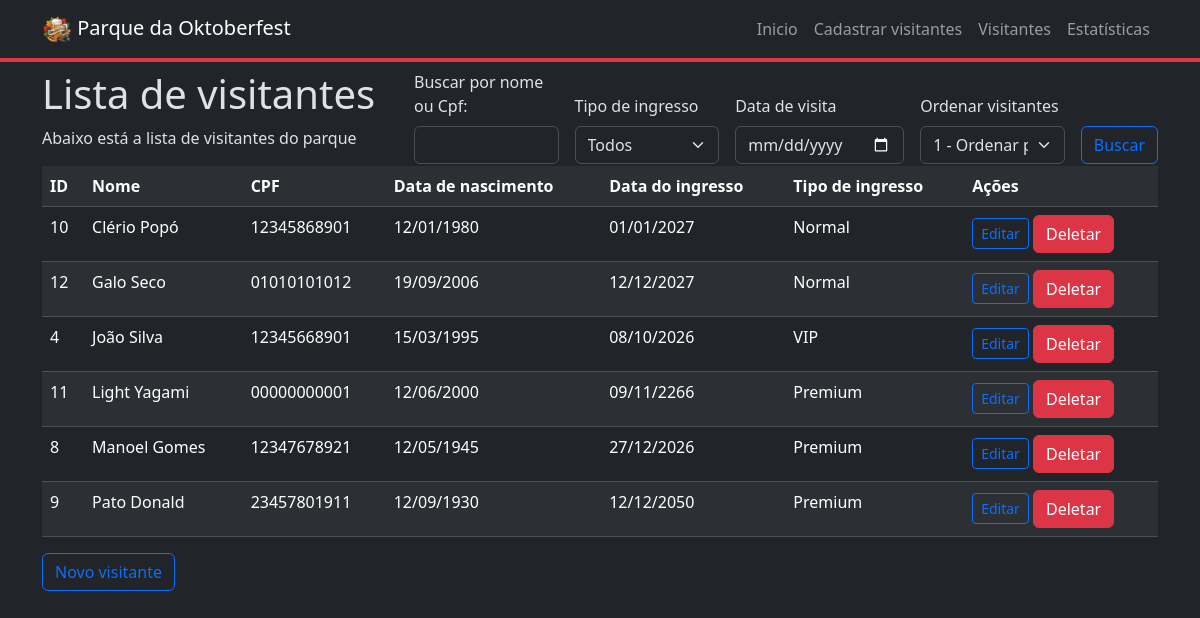
/visitors/, run on the app's committed database.
### app/models.py (models this page shows, shortened)
class Visitor(models.Model):
    first_name = models.CharField(max_length=100)
    last_name = models.CharField(max_length=100)
    cpf = models.CharField(max_length=11, unique=True)
    birth_date = models.DateField()
    ticket_date = models.DateField()
    ticket_type = models.IntegerField(choices=TicketType.choices)
    ticket_number = models.CharField(255)

### app/views.py (the view, shortened to what this page needs)
# urls.py: path('visitors/', views.visitors, name='visitors'),
def visitors(request):
    search = request.GET.get('name_or_cpf' , '')
    ticket_type = request.GET.get('ticket_type', '0')
    ticket_date = request.GET.get('ticket_date', '')
    ordering = request.GET.get('ordering', '1')
    if ordering not in {'1', '2'}:
        ordering = '1'
    visitors = Visitor.objects.all()
    visitors = visitors.filter(
        Q(first_name__icontains=search)
        | Q(last_name__icontains=search)
        | Q(cpf__contains=search)
    )
    valid_types = {str(value) for value in TicketType.values}
    ticket_type_int = int(ticket_type)
    if ticket_type in valid_types:
       visitors = visitors.filter(ticket_type=ticket_type_int)
    if ordering == '2':
        today = timezone.localdate()
        visitors = sorted(
            visitors,
            key=lambda visitor: (
                today.year - visitor.birth_date.year
                - ((today.month, today.day) < (visitor.birth_date.month, visitor.birth_date.day)),
                visitor.first_name.casefold(),
                visitor.last_name.casefold(),
            ),
        )
    else:
        visitors = visitors.order_by('first_name', 'last_name')
    response = {
        'visitors': visitors,
        'search': search,
        'ticket_type': ticket_type_int,
        'ticket_date': ticket_date,
        'ordering': int(ordering),
    }
    return render(request, 'visitors.html', response)

### app/templates/visitors.html (shortened to what this page needs)
{% extends 'base.html' %}
{% block content %}
<div>
  <div class="d-flex">
    <div class="col">
      <h1>Lista de visitantes</h1>
      <p>Abaixo está a lista de visitantes do parque</p>
    </div>
      <div class="col-8">
        <form action="" method="get">
          <div class="d-flex gap-3 align-items-end">
            <div class="col">
                <label for="name_or_cpf" class="form-label">Buscar por nome ou Cpf:</label>
                <input type="text" class="form-control" id="name_or_cpf" name="name_or_cpf" value="{{ search }}">
            </div>
            <div class="col">
              <label for="ticket_type" class="form-label">Tipo de ingresso</label>
              <select name="ticket_type" id="ticket_type" class="form-select">
                <option value="0" {% if ticket_type == 0 %}selected{% endif %}>Todos</option>
              </select>
            </div>
            <div class="col">
              <label for="ticket_date" class="form-label">Data de visita</label>
              <input type="date" class="form-control" id="ticket_date" name="ticket_date" value="{{ ticket_date }}">
            </div>
            <div class="col">
                      <label for="ordering" class="form-label">Ordenar visitantes</label>
                      <select name="ordering" id="ordering" class="form-select">
                        <option value="1" {% if ordering == 1 %} selected {% endif %}>1 - Ordenar por nome</option>
                      </select>
                    </div>
            <input type="submit" value="Buscar" class="btn btn-outline-primary btn-custom">
          </div>
        </form>
      </div>
  </div>
    <div class="table-responsive">
        <table class="table table-dark table-striped">
                <tr>
                    <th>ID</th>
                    <th>Nome</th>
                    <th>CPF</th>
                    <th>Data de nascimento</th>
                    <th>Data do ingresso</th>
                    <th>Tipo de ingresso</th>
                    <th>Ações</th>
                </tr>
                {% for visitor in visitors %}
                <tr>
                    <td>{{ visitor.id }}</td>
                    <td>{{ visitor.first_name }} {{ visitor.last_name }}</td>
                    <td>{{ visitor.cpf }}</td>
                    <td>{{ visitor.birth_date | date:"d/m/Y" }}</td>
                    <td>{{ visitor.ticket_date | date:"d/m/Y" }}</td>
                    <td>{{ visitor.get_ticket_type_display }}</td>
                    <td>
                        <a href="./update/{{ visitor.id }}/" class="btn btn-sm btn-outline-primary">Editar</a>
                        <button class="btn btn-danger btn-custom" data-bs-toggle="modal" data-bs-target="#delete_modal" data-visitor-name="{{ visitor.first_name }} {{ visitor.last_name }}" data-visitor-id="{{ visitor.id }}">Deletar</button>
                    </td>
                </tr>
                {% endfor %}
        </table>
        <a href="./create/" class="btn btn-outline-primary" > Novo visitante </a>
    </div>
    </div>
{% endblock %}

### app/templates/base.html (shortened to what this page needs)
<!DOCTYPE html>
<html lang="en" data-bs-theme="dark">
<head>
    {% load static %}
    <link rel="stylesheet" href="https://cdn.jsdelivr.net/npm/bootstrap-icons@1.13.2/font/bootstrap-icons.min.css">
    <link href="https://cdn.jsdelivr.net/npm/bootstrap@5.3.8/dist/css/bootstrap.min.css" rel="stylesheet">
</head>
<body>
    <header class="border-bottom border-4 border-danger">
    <nav class="navbar navbar-expand-lg navbar-dark bg-dark ">
      <div class="container">
          <a class="navbar-brand" href="{% url 'home' %}">
            <img src="{% static 'visitors/images/imagem_oktober.png' %}" alt="Logo Oktoberfest" width="30px" >
            Parque da Oktoberfest
          </a>
          <div class="collapse navbar-collapse" id="menu_principal">
            <ul class="navbar-nav ms-auto">
              <li class="nav-item">
                <a class="nav-link" href="{% url 'home' %}">Inicio</a>
              </li>
              <li class="nav-item">
                <a class="nav-link" href="{% url 'create_visitor' %}">Cadastrar visitantes</a>
              </li>
              <li class="nav-item">
                <a class="nav-link" href="{% url 'visitors' %}">Visitantes</a>
              </li>
              <li class="nav-item">
                <a class="nav-link" href="{% url 'estatisticas_visitor' %}">Estatísticas</a>
              </li>
            </ul>
          </div>
      </div>
    </nav>
  </header>
  <main class="container pt-2">
    {% block content %}
    {% endblock %}
  </main>
</body>
</html>

### data on the page
Visitor: id "10", first_name "Clério", last_name "Popó", cpf "12345868901", birth_date "12/01/1980", ticket_date "01/01/2027", ticket_type "Normal"
Visitor: id "12", first_name "Galo", last_name "Seco", cpf "01010101012", birth_date "19/09/2006", ticket_date "12/12/2027", ticket_type "Normal"
Visitor: id "4", first_name "João", last_name "Silva", cpf "12345668901", birth_date "15/03/1995", ticket_date "08/10/2026", ticket_type "VIP"
Visitor: id "11", first_name "Light", last_name "Yagami", cpf "00000000001", birth_date "12/06/2000", ticket_date "09/11/2266", ticket_type "Premium"
Visitor: id "8", first_name "Manoel", last_name "Gomes", cpf "12347678921", birth_date "12/05/1945", ticket_date "27/12/2026", ticket_type "Premium"
Visitor: id "9", first_name "Pato", last_name "Donald", cpf "23457801911", birth_date "12/09/1930", ticket_date "12/12/2050", ticket_type "Premium"
